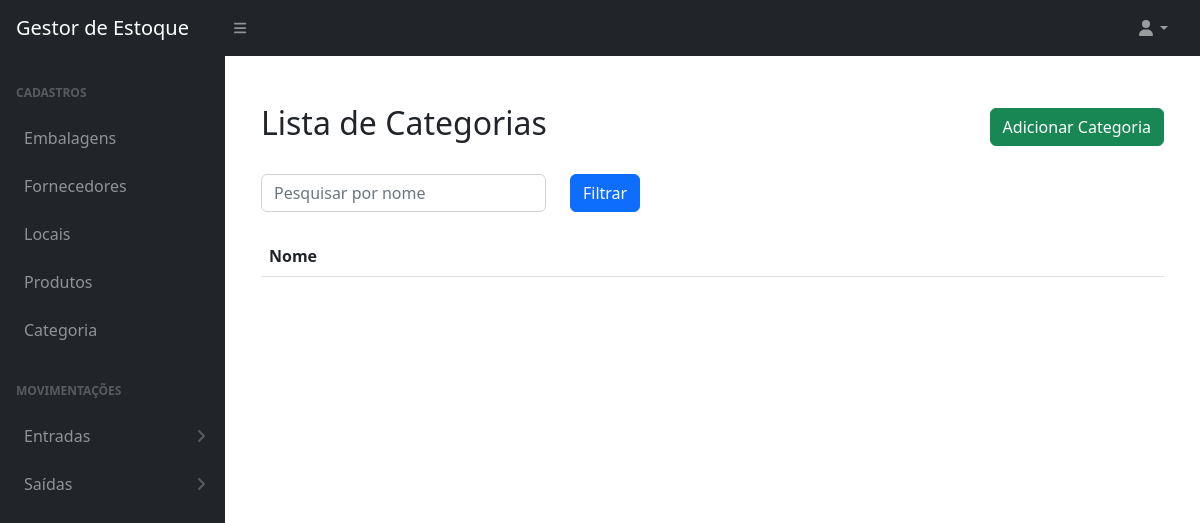
Before: /categorias/ with the older database file.
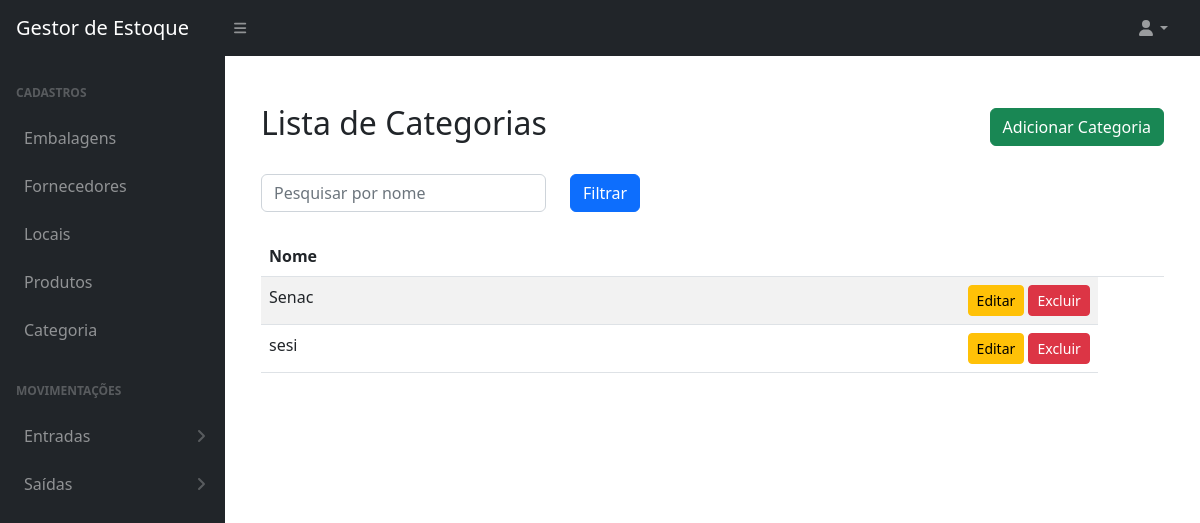
After: the same page with the newer database file.
### produtos/models.py (models this page shows)
class Categoria(BaseModel):
    nome = models.CharField(
        max_length=100, verbose_name='nome da categoria', unique=True
    )  # noqa: E501
    class Meta:
        db_table = 'categorias'

### produtos/views.py (the view)
# urls.py: path('categorias/', listar_categorias, name='listar_categorias'),
def listar_categorias(request):  # noqa: F811
    consulta = request.GET.get('q')
    categoria = Categoria.objects.all()
    if consulta:
        categoria = categoria.filter(nome__icontains=consulta)
    return render(request, 'produtos/listar_categorias.html', {'categorias': categoria})  # noqa: E501

### produtos/templates/produtos/listar_categorias.html
{% extends "base.html" %}
{% block content %}
<div class="container mt-5">
    <div class="d-flex justify-content-between align-items-center mb-4">
        <h2>Lista de Categorias</h2>
        <a href="{% url 'adicionar_categorias' %}" class="btn btn-success">Adicionar Categoria</a>
    </div>
    <form method="get" class="mb-4">
        <div class="row">
            <div class="col-md-4">
                <input type="text" name="q" class="form-control" placeholder="Pesquisar por nome" value="{{ request.GET.q }}">
            </div>
            <div class="col-md-4">
                <button type="submit" class="btn btn-primary">Filtrar</button>
            </div>
        </div>
    </form>
    <div class="table-responsive">
        <table class="table table-striped table-hover">
            <thead class="thead-dark">
                <tr>
                    <th>Nome</th>
                    <th></th>
                    <th></th>
                </tr>
            </thead>
            <tbody>
                {% for categoria in categorias %}
                <tr>
                    <td>{{ categoria.nome }}</td>
                    <td class="text-end">
                        <a href="{% url 'editar_categorias' categoria.id %}" class="btn btn-warning btn-sm">Editar</a>
                        <a href="{% url 'excluir_categorias' categoria.id %}" class="btn btn-danger btn-sm">Excluir</a>
                    </td>
                </tr>
                {% endfor %}
            </tbody>
        </table>
    </div>
</div>
{% endblock content %}

### templates/base.html (shortened to what this page needs)
{% load static %}
<!DOCTYPE html>
<html lang="pt-br">
    <head>
        <link href="https://cdn.jsdelivr.net/npm/simple-datatables@7.1.2/dist/style.min.css" rel="stylesheet" />
        <link href="{% static 'css/styles.css' %}" rel="stylesheet" />
    </head>
    <body class="sb-nav-fixed">
        <nav class="sb-topnav navbar navbar-expand navbar-dark bg-dark">
            <a class="navbar-brand ps-3" href="base.html">Gestor de Estoque</a>
            <button class="btn btn-link btn-sm order-1 order-lg-0 me-4 me-lg-0" id="sidebarToggle" href="#!"><i class="fas fa-bars"></i></button>
            <ul class="navbar-nav ms-auto me-3 me-lg-4">
                <li class="nav-item dropdown">
                    <a class="nav-link dropdown-toggle" id="navbarDropdown" href="#" role="button" data-bs-toggle="dropdown" aria-expanded="false"><i class="fas fa-user fa-fw"></i></a>
                </li>
            </ul>
        </nav>
        <div id="layoutSidenav">
            <div id="layoutSidenav_nav">
                <nav class="sb-sidenav accordion sb-sidenav-dark" id="sidenavAccordion">
                    <div class="sb-sidenav-menu">
                        <div class="nav">
                            <div class="sb-sidenav-menu-heading">Cadastros</div>
                            <a class="nav-link" href="{% url 'listar_embalagens' %}">
                                Embalagens
                            </a>
                            <a class="nav-link" href="{% url 'listar_fornecedores' %}">
                                Fornecedores
                            </a>
                            <a class="nav-link" href="{% url 'listar_locais' %}">
                                Locais
                            </a>
                            <a class="nav-link" href="base.html">
                                Produtos
                            </a>
                            <a class="nav-link" href="{% url 'listar_categorias' %}">
                                Categoria
                            </a>
                            <div class="sb-sidenav-menu-heading">Movimentações</div>
                            <a class="nav-link collapsed" href="#" data-bs-toggle="collapse" data-bs-target="#collapseLayouts" aria-expanded="false" aria-controls="collapseLayouts">
                                Entradas
                                <div class="sb-sidenav-collapse-arrow"><i class="fas fa-angle-down"></i></div>
                            </a>
                            <a class="nav-link collapsed" href="#" data-bs-toggle="collapse" data-bs-target="#collapsePages" aria-expanded="false" aria-controls="collapsePages">
                                Saídas
                                <div class="sb-sidenav-collapse-arrow"><i class="fas fa-angle-down"></i></div>
                            </a>
                        </div>
                    </div>
                </nav>
            </div>
            <div id="layoutSidenav_content">
                <main>
                    <div class="container-fluid px-4">
                        {% block content %}{% endblock content %}
                    </div>
                </main>
            </div>
        </div>
    </body>
</html>

Changed rows visible on the page:
added Categoria: nome "Senac"
added Categoria: nome "sesi"
